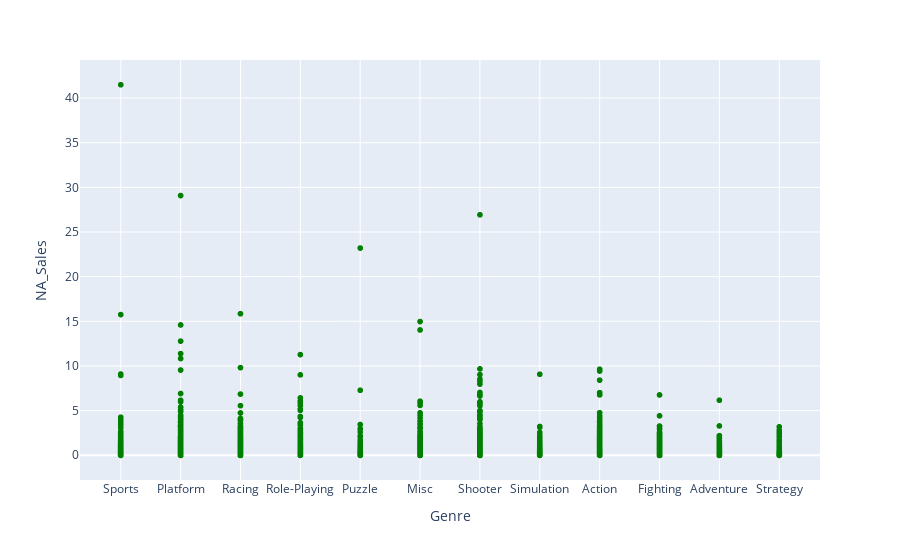

Notebook code cell kept with this figure:
### Code cell
import plotly.express as px
import plotly.offline as pyo
import plotly.graph_objects as go
fig = px.scatter(df, x='Genre', y='NA_Sales')
fig.update_traces(marker_color='green')
fig.show()

### Figure 1 — Plotly figure (JSON) as saved in the notebook; plotly's stock layout.template omitted (floating-point values rounded to 4 significant figures; data arrays with more than 128 entries replaced by an {"elided": "..."} marker saying what was removed)
{"data": [{"hovertemplate": "Genre=%{x}<br>NA_Sales=%{y}<extra></extra>", "legendgroup": "", "marker": {"color": "green", "symbol": "circle"}, "mode": "markers", "name": "", "showlegend": false, "type": "scattergl", "x": {"elided": "16598 str values"}, "xaxis": "x", "y": {"elided": "16598 float values"}, "yaxis": "y"}], "layout": {"autosize": true, "legend": {"tracegroupgap": 0}, "margin": {"t": 60}, "xaxis": {"anchor": "y", "autorange": true, "domain": [0, 1], "range": [-0.655, 11.66], "title": {"text": "Genre"}, "type": "category"}, "yaxis": {"anchor": "x", "autorange": true, "domain": [0, 1], "range": [-2.942, 44.43], "title": {"text": "NA_Sales"}, "type": "linear"}}}
